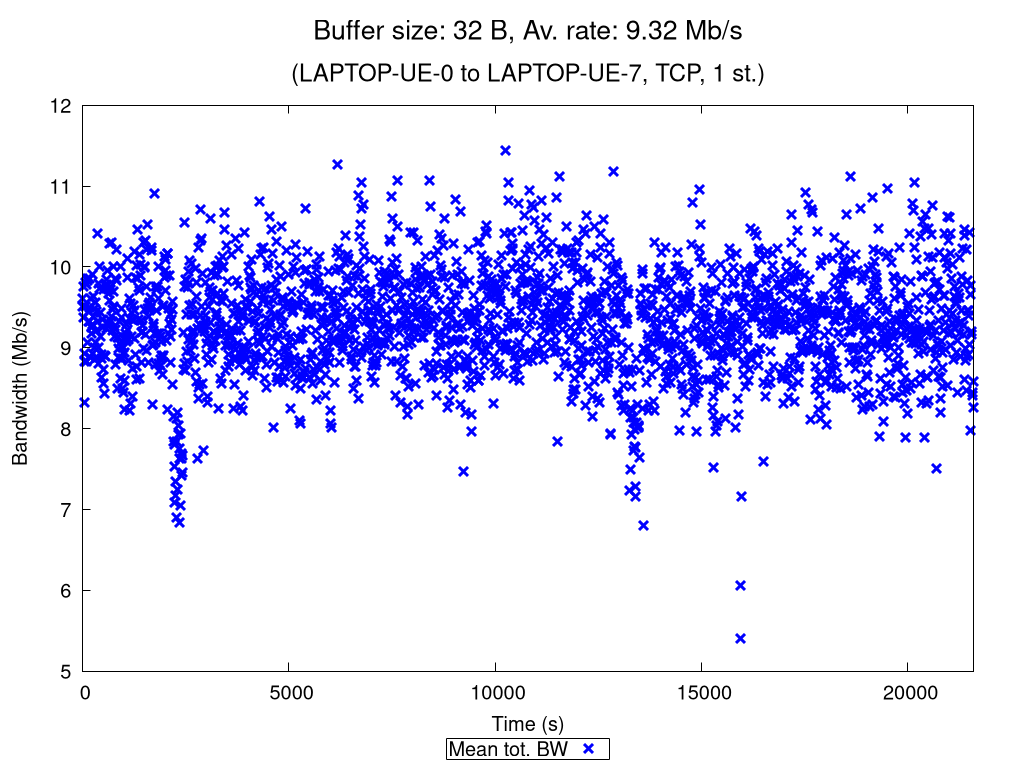

gnuplot code for this plot:
set terminal pngcairo nocrop enhanced size 1024,768 font "Verdana,15"
set output "TCP_1_st_2020_11_13_08-47-29_one2two_00032B.png"

set title "{/=20 Buffer size: 32 B, Av. rate: 9.32 Mb/s}\n\n{/=18 (LAPTOP-UE-0 to LAPTOP-UE-7, TCP, 1 st.)}"

set xlabel "Time (s)"
set ylabel "Bandwidth (Mb/s)"
set ytics nomirror
set key bmargin center horizontal box samplen 1 width -1
set bmargin 4.6
set rmargin 4.5

rf = 1000000.0  # rate factor
set style fill transparent solid 0.2 noborder
set autoscale xfix
plot "TCP_1_st_2020_11_13_08-47-29_one2two_00032B_iperf_processed.dat" using 1:($2/rf-$3/rf):($2/rf+$3/rf) with filledcurves lc rgb "blue" notitle, \
     "" using 1:($2/rf) with points pt 2 ps 1.5 lw 3 lc rgb "blue" title "Mean tot. BW", \
